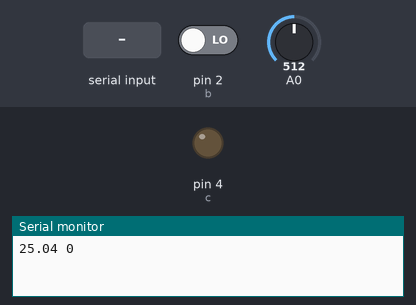
The sketch below on a simulated Arduino Uno, built with avr-gcc and run on an emulated ATmega328P. Parts: output pins drawn as LEDs (lit = HIGH), the last lines printed to the serial monitor. The inputs (shaded band) are chosen by the test bench; at power-on: pin 2 (b) LOW, A0 = 512.

Above: at 1.8 s.
1.9 s: pin 2 (b) driven HIGH
At 3.1 s:
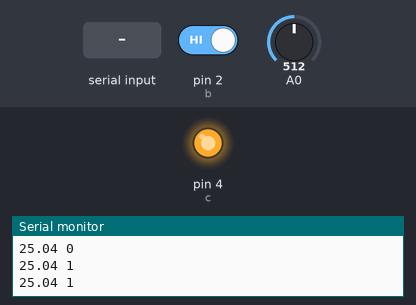
3.5 s: pin 2 (b) driven LOW
At 4.7 s:
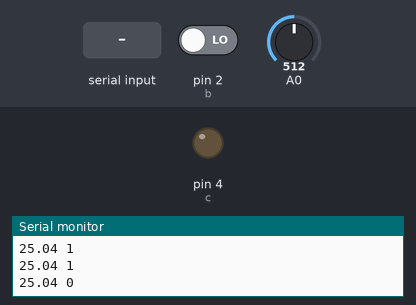
5.5 s: "1" received over Serial
At 6.3 s:
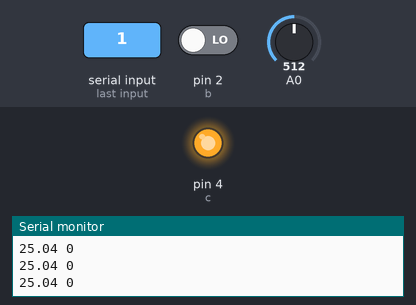
Timing chart, 0 to 8.5 s (numbered marks = the images above; inputs shaded):
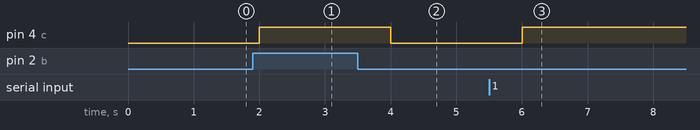

Measured:
- after the input at 1.9 s, pin 4 (c): LOW → HIGH after 0.10 s
- after the input at 3.5 s, pin 4 (c): HIGH → LOW after 0.50 s
- after the input at 5.5 s, pin 4 (c): LOW → HIGH after 0.51 s

The sketch:

arduino_gaming.ino
```cpp
#include <math.h>
const int a = a;
const int b = 2;
const int c = 4;
float temperature;
int B=3975;                  //B value of the thermistor
float resistance;
float sensorReading;
float sensorData;
int data;

void setup()
{
    Serial.begin(9600);
    pinMode(b, INPUT);
    pinMode(c, OUTPUT);
}

void loop()
{
    sensorData=analogRead(a);
    resistance=(float)(1023-sensorData)*10000/sensorData; //get the resistance of the sensor;
    temperature=1/(log(resistance/10000)/B+1/298.15)-273.15;//convert to temperature via datasheet&nbsp;;
    delay(1000);
    Serial.print(temperature);
    Serial.print(" ");

    int sensorReading=digitalRead(b);
    Serial.print(sensorReading);
    Serial.println();


    if(sensorReading==1)
    {
        digitalWrite(c,HIGH);
    }
    else
    {
        digitalWrite(c,LOW);
    }

     // see if there's incoming serial data:
  while (Serial.available())
  {
    data = Serial.read();
  }

  if (data == '1')
  digitalWrite (c, HIGH);

  else if (data == '0')
  digitalWrite (c, LOW);

} 
```
